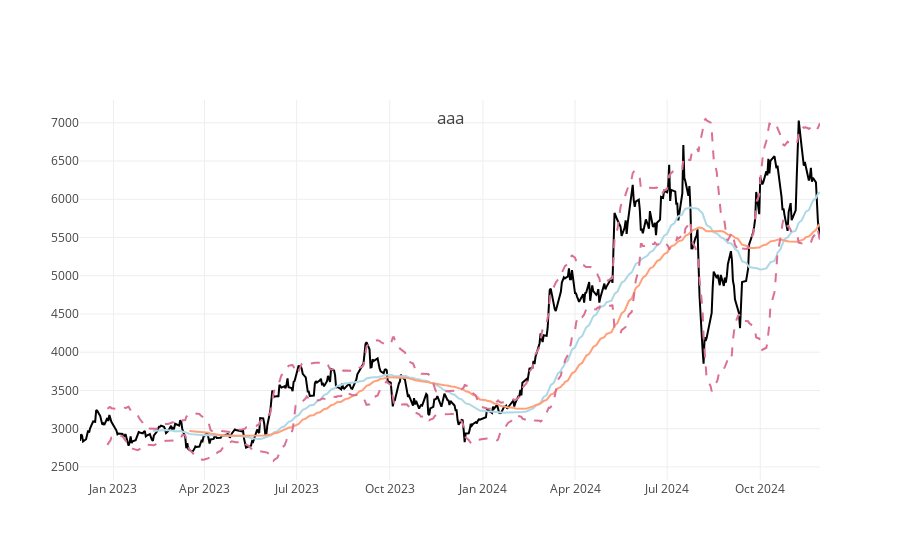

The code cell stored with this chart in its notebook:
### Code cell
title = 'aaa'
plot_stock_price(ticker, period, title)

### Figure 1 — Plotly figure (JSON) as saved in the notebook; plotly's stock layout.template omitted (floating-point values rounded to 4 significant figures; data arrays with more than 128 entries replaced by an {"elided": "..."} marker saying what was removed)
{"data": [{"mode": "lines", "name": "original", "type": "scatter", "x": {"elided": "494 str values"}, "y": {"elided": "494 float values"}}, {"line": {"color": "lightblue"}, "name": "MA50", "type": "scatter", "x": {"elided": "494 str values"}, "y": {"elided": "494 float values"}}, {"line": {"color": "lightsalmon"}, "name": "MA75", "type": "scatter", "x": {"elided": "494 str values"}, "y": {"elided": "494 float values"}}, {"line": {"color": "palevioletred", "dash": "dash"}, "name": "Upper BB", "type": "scatter", "x": {"elided": "494 str values"}, "y": {"elided": "494 float values"}}, {"line": {"color": "palevioletred", "dash": "dash"}, "name": "Lower BB", "type": "scatter", "x": {"elided": "494 str values"}, "y": {"elided": "494 float values"}}], "layout": {"showlegend": false, "title": {"text": "aaa", "x": 0.5, "xanchor": "center", "y": 0.8, "yanchor": "top"}, "xaxis": {"anchor": "y", "domain": [0, 1], "rangeslider": {"visible": false}}, "yaxis": {"anchor": "x", "domain": [0, 1]}}}
